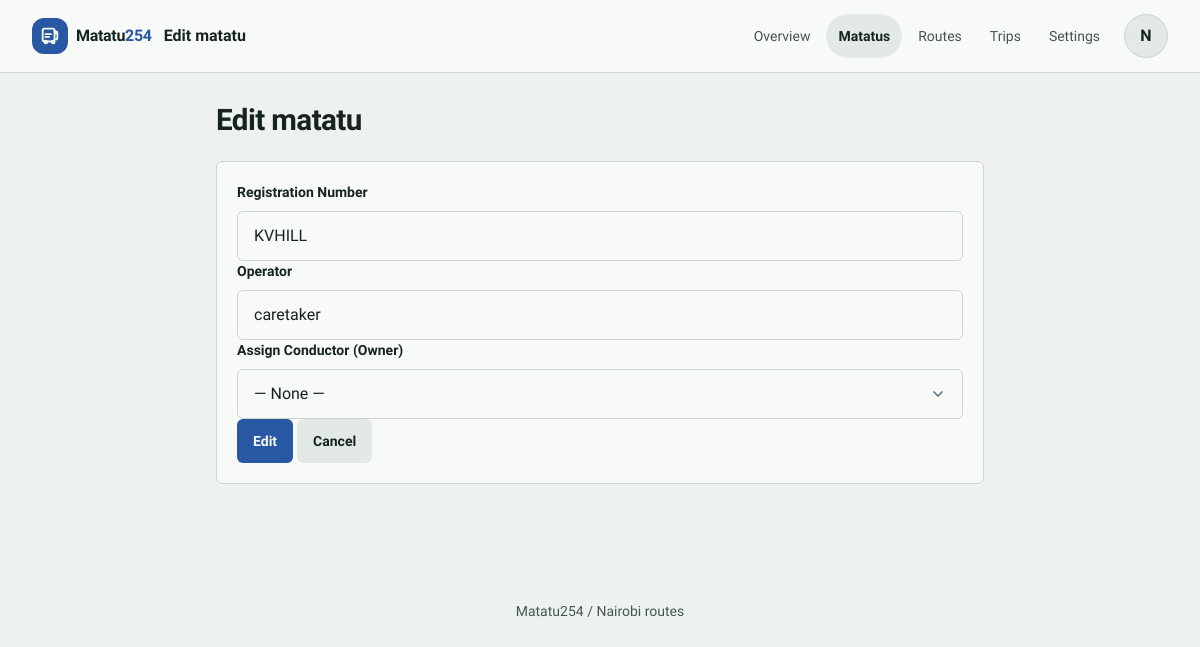
The app's page /management/matatus/4/edit/ (signed in) with its own data.
### accounts/models.py (models this page shows, shortened)
class User(AbstractUser):
  PASSANGER = 'PASSANGER'
  CONDUCTOR = 'CONDUCTOR'
  ADMIN = 'ADMIN'
  ROLE_CHOICES = [
    (PASSANGER, 'Passenger'),
    (CONDUCTOR, 'Conductor'),
    (ADMIN, 'Admin')
  ]
  phone_number = models.CharField(max_length=15, unique=True, blank=True, null=True)
  profile_image = models.ImageField(upload_to='profile_images/%Y/%m/', blank=True)
  role = models.CharField(max_length=20, choices=ROLE_CHOICES, default=PASSANGER)
  matatu = models.ForeignKey(
    'fleet.Matatu',
    on_delete=models.SET_NULL,
    null=True,
    blank=True,
    related_name='conductor',
    help_text='Matatu assigned to this conductor (1:1 per MVP)'
  )
  created_at = models.DateTimeField(auto_now_add=True)
  updated_at = models.DateTimeField(auto_now=True)

### fleet/models.py (models this page shows, shortened)
class Matatu(models.Model):
	registration_number = models.CharField(max_length=20, unique=True)
	operator = models.CharField(max_length=255)
	owner = models.ForeignKey(settings.AUTH_USER_MODEL, on_delete=models.CASCADE, related_name="matatus", null=True, blank=True)
	created_at = models.DateTimeField(auto_now_add=True)

### management/views.py (the view, shortened to what this page needs)
# urls.py: path("matatus/<int:pk>/edit/", views.matatu_edit, name="matatu-edit"),
@login_required
@user_passes_test(is_admin)
def matatu_edit(request, pk):
    matatu = get_object_or_404(Matatu, pk=pk)
    from accounts.models import User
    conductors = User.objects.filter(role=User.CONDUCTOR)
    return render(request, "management/matatu_form.html", {
        'matatu': matatu,
        'conductors': conductors,
        'action': 'Edit'
    })

### management/views.py (called while the page is built)
def is_admin(user):
    return user.is_authenticated and user.role == 'ADMIN'

### management/templates/management/matatu_form.html (shortened to what this page needs)
{% extends 'base.html' %}
{% block app_title %}{{ action }} matatu{% endblock %}
{% block content %}
  <div class="page-shell admin-form">
    <header class="page-heading"><div><h1>{{ action }} matatu</h1></div></header>
    <form method="post">
      <div class="admin-field">
        <label for="matatu-registration">Registration Number</label>
        <input id="matatu-registration" type="text" name="registration_number" value="{{ matatu.registration_number|default:'' }}" required autocomplete="off">
      </div>
      <div class="admin-field">
        <label for="matatu-operator">Operator</label>
        <input id="matatu-operator" type="text" name="operator" value="{{ matatu.operator|default:'' }}" required autocomplete="organization">
      </div>
      <div class="admin-field">
        <label for="matatu-owner">Assign Conductor (Owner)</label>
        <select id="matatu-owner" name="owner">
          <option value="">— None —</option>
        </select>
      </div>
      <button type="submit" class="btn btn-primary">{{ action }}</button>
      <a class="btn btn-outline" href="{% url 'management:matatu-list' %}">Cancel</a>
    </form>
  </div>
{% endblock %}

### templates/base.html (shortened to what this page needs)
<!DOCTYPE html>
<html lang="en" data-theme-mode="light">
<head>
  {% load static %}
  <link rel="stylesheet" href="{% static 'css/tokens.css' %}?v=20261125b">
  <link rel="stylesheet" href="{% static 'css/app.css' %}?v=20261125b">
</head>
<body{% if user.is_authenticated %} class="app-user{% if user.role == 'PASSANGER' %} narrow-shell{% endif %}{% if user.role == 'CONDUCTOR' %} app-conductor{% endif %}"{% endif %}>
  <header class="site-header">
    <div class="site-header-inner">
      <a class="app-brand" href="{% if user.is_authenticated and user.role == 'CONDUCTOR' %}{% url 'conductor:dashboard' %}{% elif user.is_authenticated and user.role == 'ADMIN' %}{% url 'management:dashboard' %}{% elif user.is_authenticated %}{% url 'core:dashboard' %}{% else %}{% url 'core:home' %}{% endif %}" aria-label="Matatu254 home">
        <span class="brand-mark" aria-hidden="true">
        </span>
        <span>Matatu<span class="brand-accent">254</span></span>
      </a>
      <p class="app-title">{% block app_title %}{{ request.resolver_match.url_name|default:'Matatu254'|title }}{% endblock %}</p>
      {% if user.is_authenticated %}
        {% if user.role == 'ADMIN' %}
        <nav class="top-nav" aria-label="Management">
          <a href="{% url 'management:dashboard' %}"{% if request.resolver_match.namespace == 'management' and request.resolver_match.url_name == 'dashboard' %} aria-current="page"{% endif %}>Overview</a>
          <a href="{% url 'management:matatu-list' %}"{% if request.resolver_match.url_name|slice:":6" == 'matatu' %} aria-current="page"{% endif %}>Matatus</a>
          <a href="{% url 'management:route-list' %}"{% if request.resolver_match.url_name|slice:":5" == 'route' or request.resolver_match.url_name|slice:":5" == 'stage' %} aria-current="page"{% endif %}>Routes</a>
          <a href="{% url 'management:trip-list' %}"{% if request.resolver_match.url_name|slice:":4" == 'trip' %} aria-current="page"{% endif %}>Trips</a>
          <a href="{% url 'management:system-config' %}"{% if request.resolver_match.url_name|slice:":13" == 'system-config' %} aria-current="page"{% endif %}>Settings</a>
        </nav>
        {% endif %}
        <a class="header-profile" href="{% url 'accounts:profile' %}" aria-label="Open profile for {{ user.username }}">
          {% if user.profile_image %}
            <img src="{{ user.profile_image.url }}" alt="" width="40" height="40">
          {% else %}
            <span aria-hidden="true">{{ user.first_name|default:user.username|slice:":1"|upper }}</span>
          {% endif %}
        </a>
      {% else %}
        <a class="header-action" href="{% url 'accounts:login' %}">Sign in</a>
      {% endif %}
    </div>
  </header>
  <main class="main" id="main-content">{% block content %}{% endblock %}</main>
  <footer>Matatu254 <span aria-hidden="true">/</span> Nairobi routes</footer>
</body>
</html>

### records on screen
User: first_name "N"
Matatu: registration_number "KVHILL", operator "caretaker"

### other values on screen
{{ action }} "Edit"
